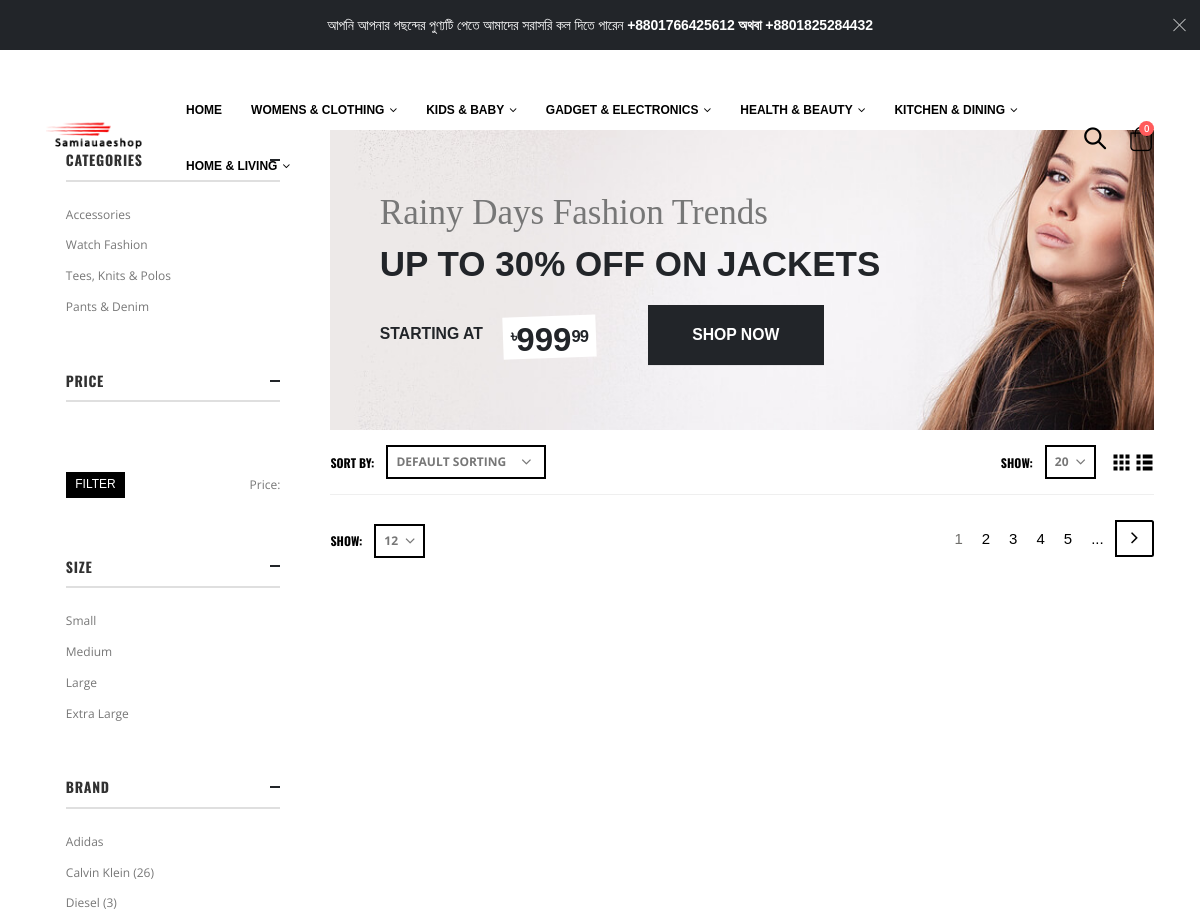
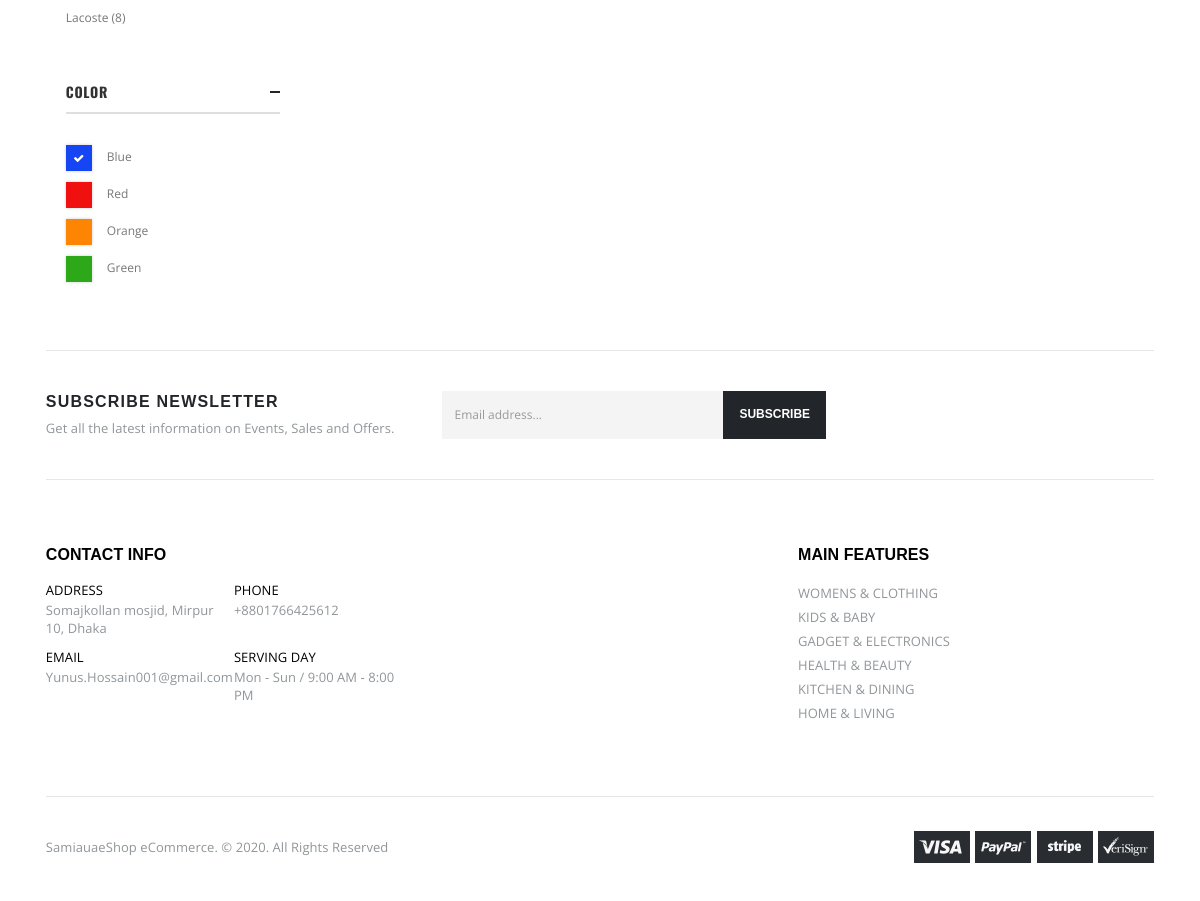
Page /type_wise_product/13 on the committed database (2 pictures, top to bottom).
### products/models.py (models this page shows, shortened)
class ContactInfo(models.Model):
    CONTACT_WAY_LIST = [
        ('ADDRESS', 'ADDRESS'),
        ('PHONE', 'PHONE'),
        ('EMAIL', 'EMAIL'),
        ('SERVING DAY', 'SERVING DAY'),
    ]
    ContactWay = models.CharField(max_length=50, choices=CONTACT_WAY_LIST)
    details = models.CharField(max_length=100, blank=False)
    class Meta:
        verbose_name_plural = '5 Contact Info'

class MainFeature(models.Model):
    name = models.CharField(max_length=20, blank=False)
    class Meta:
        verbose_name_plural = '1. Main Features'

class ProductDiscount(models.Model):
    Trend = models.CharField(max_length=50, blank=False)
    DiscountMessage = models.CharField(max_length=50, blank=False)
    startAmount = models.PositiveIntegerField()
    EndAmount = models.PositiveIntegerField()
    image = models.ImageField(upload_to='images/', blank=False)
    class Meta:
        verbose_name_plural = '7. Product Discount Info'

### products/views.py (the view)
# urls.py: path('type_wise_product/<int:type_id>', views.type_wise_product, name='type_wise_product'),
def type_wise_product(request, type_id):
    categorylist = MainFeature.objects.all()
    producttypelist = ProductType.objects.all()
    ProductDiscountMessage = ProductDiscount.objects.all()
    ContactInfoList = ContactInfo.objects.all()
    type = ProductType.objects.get(id=type_id)
    productdata = Productinfo.objects.filter(ProductType=type)
    productcontex = {
        'categorylist': categorylist,
        'producttypelist': producttypelist,
        'productdata' : productdata,
        'ProductDiscountMessage': ProductDiscountMessage,
        'ContactInfoList': ContactInfoList,
    }
    return render(request, 'type_wise_product.html', productcontex)

### templates/type_wise_product.html (shortened to what this page needs)
{% extends 'layouts.html'%}
{% load static %}
{% block main%}
<main class="main mt-8">
			<div class="container mb-3">
				<div class="row row-sparse">
					<div class="col-lg-9 main-content">
						<div class="category-banner">
							<img class="slide-bg" src="{{ ProductDiscountMessage.0.image.url }}" alt="banner" width="1500" height="320">
							<div class="category-slide-content">
								<h2 class="m-b-3">{{ ProductDiscountMessage.0.Trend }}</h2>
								<h3 class="text-uppercase m-b-4">{{ ProductDiscountMessage.0.DiscountMessage }}</h3>
								<h5 class="text-uppercase d-inline-block mb-0">Starting at<span class="coupon-sale-text"><sup>৳</sup>{{ ProductDiscountMessage.0.startAmount }}<sup>{{ ProductDiscountMessage.0.EndAmount }}</sup></span></h5>
								<a href="#" class="btn btn-dark btn-xl" role="button">Shop Now</a>
							</div>
						</div>
						<nav class="toolbox">
							<div class="toolbox-left">
								<div class="toolbox-item toolbox-sort">
									<label>Sort By:</label>
									<div class="select-custom">
										<select name="orderby" class="form-control">
											<option value="menu_order" selected="selected">Default sorting</option>
										</select>
									</div>
								</div>
							</div>
							<div class="toolbox-right">
								<div class="toolbox-item toolbox-show">
									<label>Show:</label>
									<div class="select-custom">
										<select name="count" class="form-control">
											<option value="20">20</option>
										</select>
									</div>
								</div>
								<div class="toolbox-item layout-modes">
									<a href="#" class="layout-btn btn-grid active" title="Grid">
										<i class="icon-mode-grid"></i>
									</a>
									<a href="#" class="layout-btn btn-list" title="List">
										<i class="icon-mode-list"></i>
									</a>
								</div>
							</div>
						</nav>
						<nav class="toolbox toolbox-pagination">
							<div class="toolbox-item toolbox-show">
								<label>Show:</label>
								<div class="select-custom">
									<select name="count" class="form-control">
										<option value="12">12</option>
									</select>
								</div>
							</div>
							<ul class="pagination toolbox-item">
								<li class="page-item active">
									<a class="page-link" href="#">1 <span class="sr-only">(current)</span></a>
								</li>
								<li class="page-item"><a class="page-link" href="#">2</a></li>
								<li class="page-item"><a class="page-link" href="#">3</a></li>
								<li class="page-item"><a class="page-link" href="#">4</a></li>
								<li class="page-item"><a class="page-link" href="#">5</a></li>
								<li class="page-item"><span class="page-link">...</span></li>
								<li class="page-item">
									<a class="page-link page-link-btn" href="#"><i class="icon-angle-right"></i></a>
								</li>
							</ul>
						</nav>
					</div>
					<aside class="sidebar-shop col-lg-3 order-lg-first mobile-sidebar">
						<div class="sidebar-wrapper">
							<div class="widget">
								<h3 class="widget-title">
									<a data-toggle="collapse" href="#widget-body-2" role="button" aria-expanded="true" aria-controls="widget-body-2">Categories</a>
								</h3>
								<div class="collapse show" id="widget-body-2">
									<div class="widget-body">
										<ul class="cat-list">
											<li><a href="#">Accessories</a></li>
											<li><a href="#">Watch Fashion</a></li>
											<li><a href="#">Tees, Knits &amp; Polos</a></li>
											<li><a href="#">Pants &amp; Denim</a></li>
										</ul>
									</div>
								</div>
							</div>
							<div class="widget">
								<h3 class="widget-title">
									<a data-toggle="collapse" href="#widget-body-3" role="button" aria-expanded="true" aria-controls="widget-body-3">Price</a>
								</h3>
								<div class="collapse show" id="widget-body-3">
									<div class="widget-body">
										<form action="#">
											<div class="price-slider-wrapper">
											</div>
											<div class="filter-price-action d-flex align-items-center justify-content-between flex-wrap">
												<button type="submit" class="btn btn-primary">Filter</button>
												<div class="filter-price-text">
													Price:
												</div>
											</div>
										</form>
									</div>
								</div>
							</div>
							<div class="widget">
								<h3 class="widget-title">
									<a data-toggle="collapse" href="#widget-body-4" role="button" aria-expanded="true" aria-controls="widget-body-4">Size</a>
								</h3>
								<div class="collapse show" id="widget-body-4">
									<div class="widget-body">
										<ul class="cat-list">
											<li><a href="#">Small</a></li>
											<li><a href="#">Medium</a></li>
											<li><a href="#">Large</a></li>
											<li><a href="#">Extra Large</a></li>
										</ul>
									</div>
								</div>
							</div>
							<div class="widget">
								<h3 class="widget-title">
									<a data-toggle="collapse" href="#widget-body-5" role="button" aria-expanded="true" aria-controls="widget-body-5">Brand</a>
								</h3>
								<div class="collapse show" id="widget-body-5">
									<div class="widget-body">
										<ul class="cat-list">
											<li><a href="#">Adidas</a></li>
											<li><a href="#">Calvin Klein (26)</a></li>
											<li><a href="#">Diesel (3)</a></li>
											<li><a href="#">Lacoste (8)</a></li>
										</ul>
									</div>
								</div>
							</div>
							<div class="widget">
								<h3 class="widget-title">
									<a data-toggle="collapse" href="#widget-body-6" role="button" aria-expanded="true" aria-controls="widget-body-6">Color</a>
								</h3>
								<div class="collapse show" id="widget-body-6">
									<div class="widget-body">
										<ul class="config-swatch-list">
											<li class="active">
												<a href="#" style="background-color: #1645f3;"></a>
												<span>Blue</span>
											</li>
											<li>
												<a href="#" style="background-color: #f11010;"></a>
												<span>Red</span>
											</li>
											<li>
												<a href="#" style="background-color: #fe8504;"></a>
												<span>Orange</span>
											</li>
											<li>
												<a href="#" style="background-color: #2da819;"></a>
												<span>Green</span>
											</li>
										</ul>
									</div>
								</div>
							</div>
						</div>
					</aside>
				</div>
			</div>
		</main>
{% endblock %}

### templates/layouts.html (shortened to what this page needs)
{% load static %}
<!DOCTYPE html>
<html>
<!DOCTYPE html>
<html lang="en">
    <head>
        <link rel="stylesheet" href="{% static 'assets/css/bootstrap.min.css'%}">
        <link rel="stylesheet" href="{% static 'assets/css/style.min.css'%}">
        <link rel="stylesheet" type="text/css" href="{% static 'assets/vendor/fontawesome-free/css/all.min.css'%}">
    </head>
    <body class="full-screen-slider">
        <div class="page-wrapper">
            <div class="top-notice text-white bg-dark">
                <div class="container text-center">
                    <h5 class="ls-n-10 mb-0">আপনি আপনার পছন্দের পুণ্যটি পেতে আমাদের সরাসরি কল দিতে পারেন <b> <a href="tel:{{ ContactInfoList.1.details }}">{{ ContactInfoList.1.details }}</a> অথবা <a href="tel:+8801825284432">+8801825284432</a></b></h5>
                    <button title="Close (Esc)" type="button" class="mfp-close">×</button>
                </div>
            </div>
            <header class="header header-transparent">
                <div class="header-middle">
                    <div class="container">
                        <div class="header-left">
                            <a href="{% url 'home'%}" class="logo">
                                <img src="{% static 'assets/images/logo.png'%}" alt="Porto Logo">
                            </a>
                            <nav class="main-nav font2">
                                <ul class="menu">
                                    <li>
                                        <a href="{% url 'home'%}">Home</a>
                                    </li>
                                    {% for feature in categorylist %}
                                    <li>
                                        <a href="/product_list/{{ feature.id }}">{{ feature.name }}</a>
                                    </li>
                                    {% endfor %}
                                </ul>
                            </nav>
                        </div>
                        <div class="header-right">
                            <div class="header-search header-search-popup header-search-category d-none d-sm-block">
                                <a href="#" class="search-toggle" role="button"><i class="icon-magnifier"></i></a>
                            </div>
                            <div class="dropdown cart-dropdown">
                                <a href="{% url 'cart'%}" class="dropdown-toggle" role="button">
                                    <i class="icon-shopping-cart"></i>
                                    <span class="cart-count badge-circle cart-list">{{ request.session.cartdata|length }}</span>
                                </a>
                            </div>
                        </div>
                    </div>
                </div>
            </header>
            {% block main %}
            {% endblock %}
            <footer class="footer center">
                <div class="footer-top">
                    <div class="container top-border d-flex align-items-center justify-content-between flex-wrap">
                        <div class="footer-left widget-newsletter d-md-flex align-items-center">
                            <div class="widget-newsletter-info">
                                <h5 class="widget-newsletter-title text-uppercase m-b-1">subscribe newsletter</h5>
                                <p class="widget-newsletter-content mb-0">Get all the latest information on Events, Sales and Offers.</p>
                            </div>
                            <form action="#">
                                <div class="footer-submit-wrapper d-flex">
                                    <input type="email" class="form-control" placeholder="Email address..." size="40" required>
                                    <button type="submit" class="btn btn-dark btn-sm">Subscribe</button>
                                </div>
                            </form>
                        </div>
                        <div class="footer-right">
                            <div class="social-icons">
                                <a href="#" class="social-icon social-facebook icon-facebook" target="_blank"></a>
                                <a href="#" class="social-icon social-twitter icon-twitter" target="_blank"></a>
                                <a href="#" class="social-icon social-instagram icon-instagram" target="_blank"></a>
                            </div>
                        </div>
                    </div>
                </div>
                <div class="footer-middle">
                    <div class="container">
                        <div class="row">
                            <div class="col-lg-6 col-xl-4">
                                <div class="widget">
                                    <h4 class="widget-title">Contact Info</h4>
                                    <div class="row">
                                        <div class="col-sm-6">
                                            <div class="contact-widget">
                                                <h4 class="widget-title">{{ ContactInfoList.0.ContactWay }}</h4>
                                                <a href="#">{{ ContactInfoList.0.details }}</a>
                                            </div>
                                        </div>
                                        <div class="col-sm-6">
                                            <div class="contact-widget email">
                                                <h4 class="widget-title">{{ ContactInfoList.1.ContactWay }}</h4>
                                                <a href="tel:{{ ContactInfoList.1.details }}">{{ ContactInfoList.1.details }}</a>
                                            </div>
                                        </div>
                                        <div class="col-sm-6">
                                            <div class="contact-widget">
                                                <h4 class="widget-title">{{ ContactInfoList.2.ContactWay }}</h4>
                                                <a href="#">{{ ContactInfoList.2.details }}</a>
                                            </div>
                                        </div>
                                        <div class="col-sm-6">
                                            <div class="contact-widget">
                                                <h4 class="widget-title">{{ ContactInfoList.3.ContactWay }}</h4>
                                                <a href="#">{{ ContactInfoList.3.details }}</a>
                                            </div>
                                        </div>
                                    </div>
                                </div>
                            </div>
                            <div class="col-sm-6 col-lg-3 col-xl-4">
                            </div>
                            <div class="col-sm-6 col-lg-3 col-xl-4">
                                <div class="widget">
                                    <h4 class="widget-title">Main Features</h4>
                                    <ul class="links link-parts row">
                                        <div class="link-part col-xl-6">
                                        {% for category in categorylist %}
                                                <li><a href="#">{{ category.name }}</a></li>
                                        {% endfor %}
                                        </div>
                                    </ul>
                                </div>
                            </div>
                        </div>
                    </div>
                </div>
                <div class="footer-bottom">
                    <div class="container top-border d-flex align-items-center justify-content-between flex-wrap">
                        <p class="footer-copyright mb-0 py-3 pr-3">SamiauaeShop eCommerce. &copy;  2020.  All Rights Reserved</p>
                        <img class="py-3" src="{% static 'assets/images/payments.png'%}" alt="payment image">
                    </div>
                </div>
            </footer>
        </div>
    </body>
</html>

### rows in the picture
ContactInfo: details "+8801766425612", ContactWay "PHONE"
MainFeature: name "WOMENS & CLOTHING"
MainFeature: name "KIDS & BABY"
MainFeature: name "GADGET & ELECTRONICS"
MainFeature: name "HEALTH & BEAUTY"
MainFeature: name "KITCHEN & DINING"
MainFeature: name "HOME & LIVING"
ProductDiscount: image (picture), Trend "Rainy Days Fashion Trends", DiscountMessage "UP TO 30% OFF ON JACKETS", startAmount "999", EndAmount "99"
ContactInfo: ContactWay "ADDRESS", details "Somajkollan mosjid, Mirpur 10, Dhaka"
ContactInfo: ContactWay "EMAIL", details "Yunus.Hossain001@gmail.com"
ContactInfo: ContactWay "SERVING DAY", details "Mon - Sun / 9:00 AM - 8:00 PM"

### other values in the picture
{{ request.session.cartdata|length }} "0"
